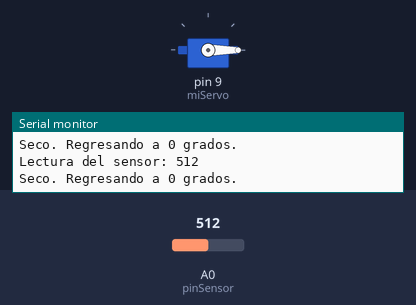
A sketch run on a simulated Arduino Uno, built with avr-gcc and run on an emulated ATmega328P. On the bench: servo, the last lines printed to the serial monitor. The test bench sets the inputs (shaded band); at power-on: A0 (pinSensor) = 512.

Above: at 2.2 s.
2.3 s: A0 (pinSensor) set to 484
At 3.27 s:
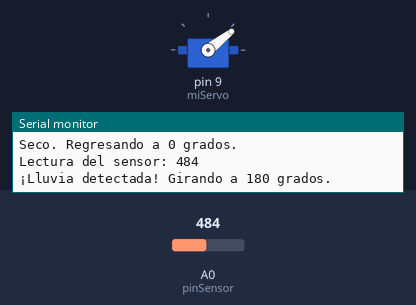
At 3.88 s:
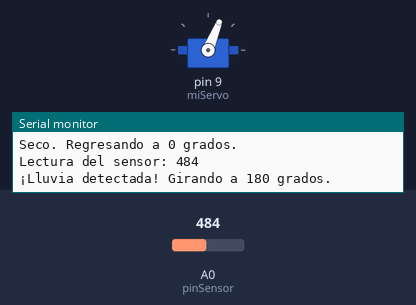
5.3 s: A0 (pinSensor) set to 510
At 6.5 s:
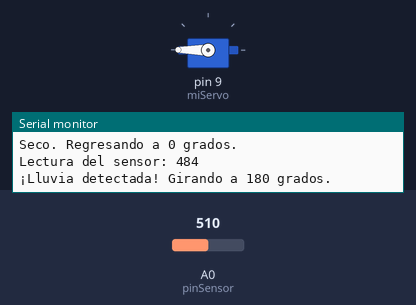
8.3 s: A0 (pinSensor) set to 490
Timing chart, 0 to 15.9 s (numbered marks = the images above; inputs shaded):
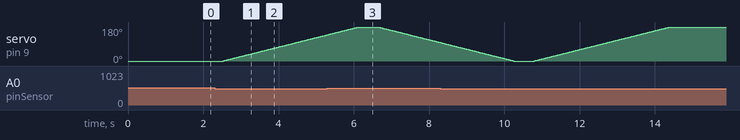

Measured:
- the behaviour switches between 500 and 499 on A0 (pinSensor) (found by bisection; images 0 and 1)
- after the input at 2.3 s, servo on pin 9 (miServo): moves from 0° to 139° over 2.8 s, starting after 0.23 s

The sketch:

rain_sensor_test.ino
```cpp
#include <Servo.h>

Servo miServo;       // Objeto para controlar el servo [cite: 113]
int pinSensor = A0;  // Pin analógico para el sensor FC-37
int valorLluvia;
int umbral = 500;    // Ajusta este valor (menor valor = más agua)
int servoPosition = 0;

void setup() {
  Serial.begin(9600);
  miServo.attach(9); // Conectamos el servo al pin 9
  miServo.write(0);  // Iniciamos el servo en 0 grados
  delay(1000);
}

void loop() {
  valorLluvia = analogRead(pinSensor); // Leemos el sensor

  Serial.print("Lectura del sensor: ");
  Serial.println(valorLluvia);

  // Si el valor es menor al umbral, hay lluvia
  if (valorLluvia < umbral) {
    Serial.println("¡Lluvia detectada! Girando a 180 grados.");
    // miServo.write(180); // Mueve el servo a 180 grados
    servo_to_180();
  } else {
    Serial.println("Seco. Regresando a 0 grados.");
    // miServo.write(0);   // Regresa a 0 grados
    servo_to_0();
  }

  delay(500); // Pausa para estabilidad
}

void servo_to_0(){
if(servoPosition == 0) return;

for (int i = 180; i >= 0;i--){
  servoPosition= i;
  miServo.write(i);
  delay(20);
}
}


void servo_to_180(){
if(servoPosition == 180) return;

for (int i = 0; i<= 180;i++){
  servoPosition= i;
  miServo.write(i);
  delay(20);
}}
```
